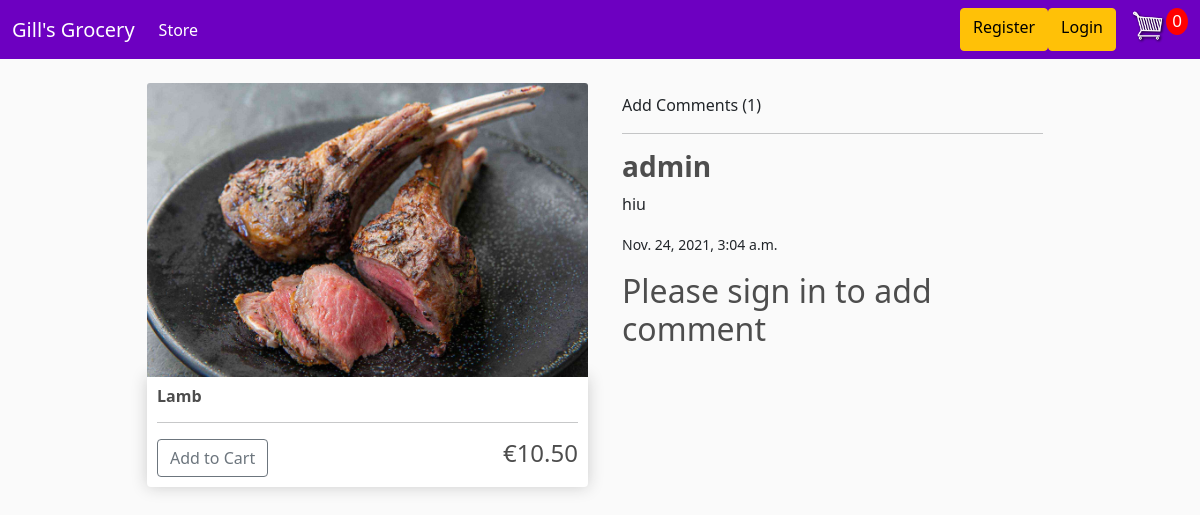
The app's page /details/6/ with its own data.
### store/models.py (models this page shows, shortened)
class Product(models.Model):
    name=models.CharField(max_length=200, null=True)
    price=models.DecimalField(max_digits=7, decimal_places=2)
    digital=models.BooleanField(default=False, null=True, blank=False)
    image=models.ImageField(null=True, blank=True)
    @property
    def imageURL(self):
        try:
            url= self.image.url
        except:
            url=''
        return url

class Comment(models.Model):
	product = models.ForeignKey(Product, related_name="comments", on_delete=models.CASCADE)
	commenter= models.CharField(max_length=200, null=True)
	commenter_body= models.TextField()
	date_added= models.DateTimeField(auto_now_add=True)

### store/views.py (the view)
# urls.py: path('details/<int:pk>/', views.details, name="details"),
def details(request, pk):
    data = cartData(request)
    cartItems = data['cartItems']
    product=Product.objects.get(id=pk)
    num_comments = Comment.objects.filter(product=product).count()
    context={'product': product, 'num_comments':num_comments, 'cartItems': cartItems}
    return render(request, 'store/details.html', context)

### store/utils.py (called while the page is built, shortened)
def cookieCart(request):
    try:
        cart=json.loads(request.COOKIES['cart'])
    except:
        cart={}
    print('Cart:', cart)
    items=[]
    order = {'get_cart_total': 0, 'get_cart_items':0, 'shipping': False}
    cartItems= order['get_cart_items']
    return {'cartItems': cartItems, 'order': order, 'items': items}

def cartData(request):
    if request.user.is_authenticated:
        customer = request.user.customer
        order, created = Order.objects.get_or_create(customer=customer, complete=False)
        items= order.orderitem_set.all()
        cartItems = order.get_cart_items
    else:
        cookieData = cookieCart(request)
        cartItems = cookieData['cartItems']
        order = cookieData['order']
        items = cookieData['items']
    return {'cartItems': cartItems, 'order': order, 'items': items}

### store/templates/store/details.html
{% extends 'store/main.html' %}
{% load static %}
{% block content %}
 <br>
 <div class = "container">
     <div class = "row justify-content-center">
    <div class="col-md-5">
            <img  class="card-img-top" src="{{ product.imageURL }}">
            <div class="box-element product">
                <h6> <strong>{{product.name}}</strong> </h6>
                 <hr>
                 <button data-product={{product.id}} data-action="add" class="btn btn-outline-secondary add-btn update-cart">Add to Cart</button>
                 <h4 style="display:inline-block; float: right">€{{product.price|floatformat:2}}</h4>
            </div>
        </div>
        <div class="col-md-5">
            <div style=margin:10px>
                Add Comments ({{num_comments}})
                <br>
                <hr>
                {% if not product.comments.all %}
                    <p>No comments added yet...</p>
                {% else %}
                    {% for comment in product.comments.all %}
                        <h3> <strong> {{ comment.commenter }} </strong> </h3>
                        <p> {{ comment.commenter_body }} </p>
                        <p> <small> {{ comment.date_added }} </small></p>
                    {% endfor %}
                {% endif %}
                    {% if user.is_authenticated %}
                        <p> <a class= "btn btn-primary" href="{% url 'add-comment' product.id %}"> Add Comment</a> </p>
                    {% else %}
                        <h2>Please sign in to add comment </h2>
                    {% endif %}
            </div>
        </div>
        </div>
    </div>
{% endblock content %}

### static/css/main.css (style rules this page uses)
body { background-color: hsl(0, 0%, 98%); }
h1,h2,h3,h4,h5,h6 { color:hsl(0, 0%, 30%); }
.box-element { box-shadow:hsl(0, 0%, 80%) 0 0 16px; background-color: #fff; border-radius: 4px; padding: 10px; }
.product { border-radius: 0 0 4px 4px; }
.btn { border-radius: 10; }

### records on screen
Product: imageURL (picture), name "Lamb", price "10.50"
Comment: commenter "admin", commenter_body "hiu", date_added "Nov. 24, 2021, 3:04 a.m."

### other values on screen
{{ cartItems }} "0"
{{ num_comments }} "1"
